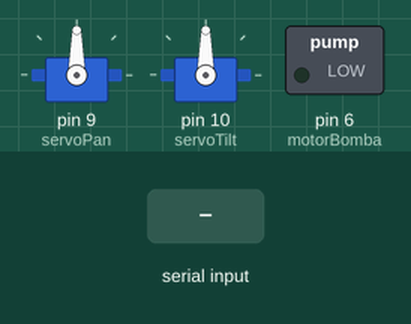
A sketch run on a simulated Arduino Uno, built with avr-gcc and run on an emulated ATmega328P. Parts: 2 × servo, switched loads named in the sketch (green lamp = pin HIGH). Inputs (shaded band) come from the test bench.

Above: at 1.2 s.
1.3 s: "90,45,200\n" received over Serial
At 1.9 s:
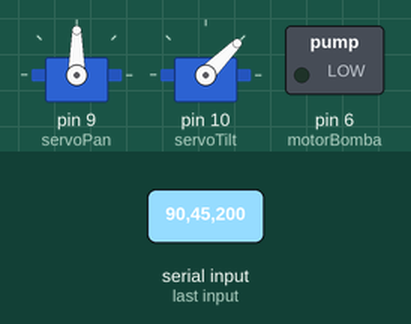
2.8 s: "30,150,10\n" received over Serial
At 4.0 s:
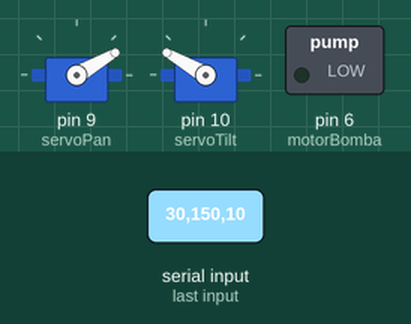
4.3 s: "1,90,45\n" received over Serial
At 5.3 s:
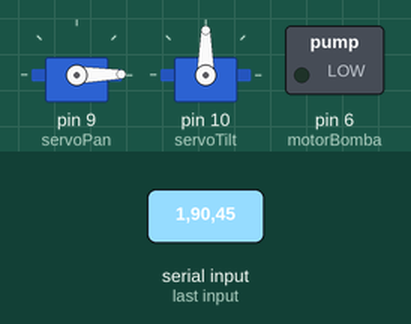
Timing chart, 0 to 7.3 s (numbered marks = the images above; inputs shaded):
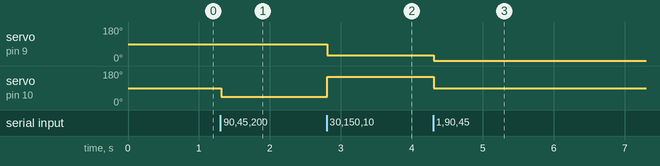

The sketch:

arduino_fogo_pantilt.ino.ino
```cpp
#include <Servo.h>

Servo servoPan;    // Servo horizontal
Servo servoTilt;   // Servo vertical

int motorBomba = 6; // Pino motor bomba (PWM ou digital)

int anguloPan = 90;
int anguloTilt = 90;

void setup() {
    Serial.begin(9600);

    servoPan.attach(9);
    servoTilt.attach(10);

    pinMode(motorBomba, OUTPUT);
    digitalWrite(motorBomba, LOW); // bomba desligada

    // Inicializa servos no centro
    servoPan.write(90);
    servoTilt.write(90);
}

void loop() {
    if (Serial.available()) {
        // Comando recebido exemplo: "120,60,1\n"
        String comando = Serial.readStringUntil('\n');

        int index1 = comando.indexOf(',');
        int index2 = comando.lastIndexOf(',');

        if (index1 > 0 && index2 > index1) {
            anguloPan = comando.substring(0, index1).toInt();
            anguloTilt = comando.substring(index1 + 1, index2).toInt();
            int bomba = comando.substring(index2 + 1).toInt();

            anguloPan = constrain(anguloPan, 0, 180);
            anguloTilt = constrain(anguloTilt, 0, 180);

            servoPan.write(anguloPan);
            servoTilt.write(anguloTilt);

            if (bomba == 1) {
                digitalWrite(motorBomba, HIGH);
            } else {
                digitalWrite(motorBomba, LOW);
            }
        }
    }
}
```

Measured:
- after the input at 1.3 s, servo on pin 10 (servoTilt): 90° → 45° at once
- after the input at 2.8 s, servo on pin 9 (servoPan): 90° → 30° at once; servo on pin 10 (servoTilt): 45° → 150° at once
- after the input at 4.3 s, servo on pin 9 (servoPan): 30° → 1° at once; servo on pin 10 (servoTilt): 150° → 90° at once
